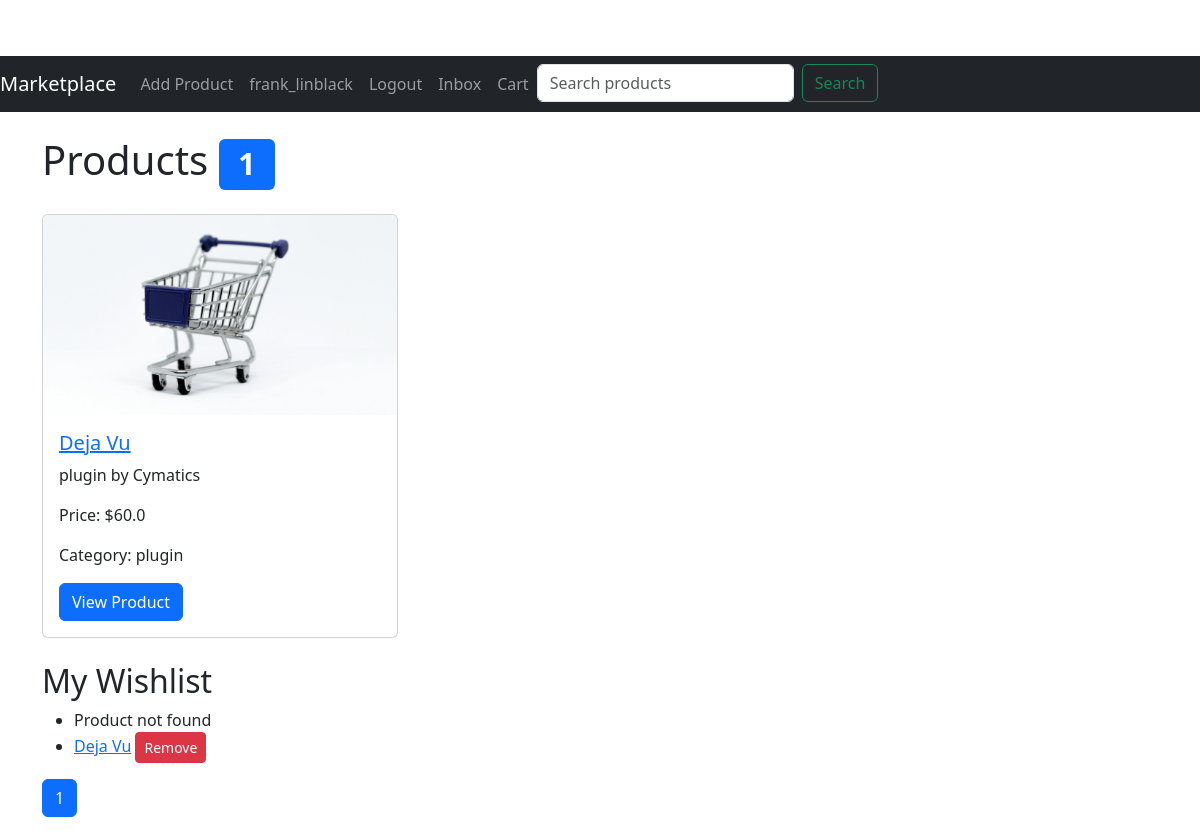
The page /index (signed in) on the database as committed earlier.
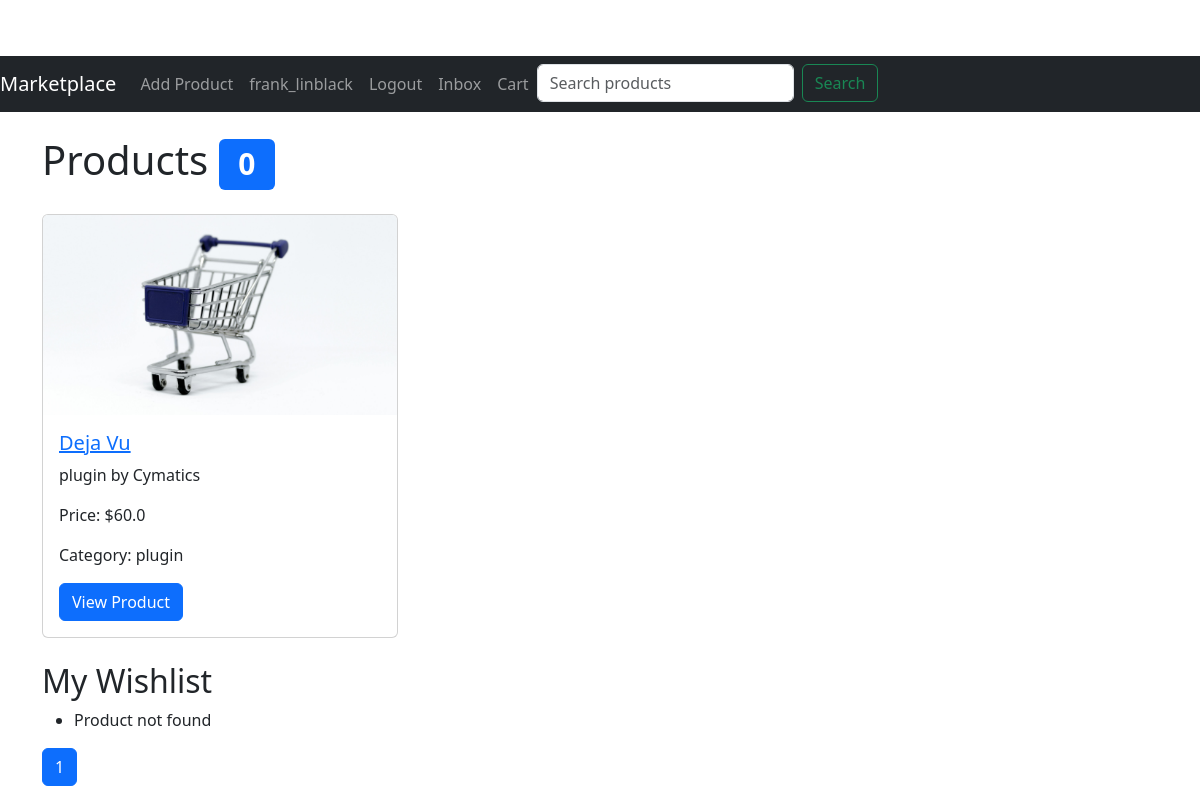
The same page on the database as committed later.
### app/models.py (models this page shows, shortened)
class Product(db.Model):
    id = db.Column(db.Integer, primary_key=True)
    title = db.Column(db.String(128))
    description = db.Column(db.String(1024))
    price = db.Column(db.Float)
    image = db.Column(db.String(150), nullable=True)
    is_sold = db.Column(db.Boolean, default=False)
    created_at = db.Column(db.DateTime, index=True, default=datetime.utcnow)
    user_id = db.Column(db.Integer, db.ForeignKey('user.id'))
    category_id = db.Column(db.Integer, db.ForeignKey('category.id'))
    file_path = db.Column(db.String(150), nullable=True)  # Field for storing file paths
    file_type = db.Column(db.String(50), nullable=True)  # Field to store the type of file (e.g., 'ebook', 'plugin', 'instrumental')
    reviews = db.relationship('Review', backref='product', lazy='dynamic')
    orders = db.relationship('Order', backref='product', lazy='dynamic')

class Category(db.Model):
    id = db.Column(db.Integer, primary_key=True)
    name = db.Column(db.String(64), index=True, unique=True)
    products = db.relationship('Product', backref='category', lazy='dynamic')

class Wishlist(db.Model):
    id = db.Column(db.Integer, primary_key=True)
    user_id = db.Column(db.Integer, db.ForeignKey('user.id'))
    product_id = db.Column(db.Integer, db.ForeignKey('product.id'))
    product = db.relationship('Product', backref='wishlist_entries')

### app/routes.py (the view)
@bp.route('/')
@bp.route('/index')
@login_required
def index():
    products = Product.query.order_by(Product.created_at.desc()).paginate(per_page=10)
    print(f"Products: {products.items}")  # Debug statement
    cart = Cart.query.filter_by(user_id=current_user.id).first()
    cart_item_count = len(CartItem.query.filter_by(cart_id=cart.id).all()) if cart else 0
    wishlist_items = Wishlist.query.filter_by(user_id=current_user.id).all()
    print(f"Wishlist Items: {wishlist_items}")  # Debug statement
    unread_count = Message.query.filter_by(receiver_id=current_user.id, read=False).count()
    return render_template('home.html', products=products, cart_item_count=cart_item_count, wishlist_items=wishlist_items, unread_count=unread_count)

### app/models.py (called while the page is built)
@login.user_loader
def load_user(id):
    return User.query.get(int(id))

### app/routes.py (called while the page is built)
@bp.before_request
def before_request():
    if current_user.is_authenticated:
        unread_count = Message.query.filter_by(receiver_id=current_user.id, read=False).count()
        current_app.jinja_env.globals['unread_count'] = unread_count

### app/templates/home.html (shortened to what this page needs)
{% extends "base.html" %}
{% block content %}
  <h1 class="my-4">Products
    <span class="badge bg-primary">{{ cart_item_count }}</span>
  </h1>
  <div class="row">
    {% for product in products.items %}
    <div class="col-md-4 mb-4">
      <div class="card">
        {% if product.image %}
          <img src="{{ url_for('static', filename='images/' + product.image) }}" class="card-img-top" alt="{{ product.title }}">
        {% else %}
          <img src="{{ url_for('static', filename='images/default.jpg') }}" class="card-img-top" alt="Default Image">
        {% endif %}
        <div class="card-body">
          <h5 class="card-title"><a href="{{ url_for('main.product', id=product.id) }}">{{ product.title }}</a></h5>
          <p class="card-text">{{ product.description }}</p>
          <p class="card-text">Price: ${{ product.price }}</p>
          <p class="card-text">Category: {{ product.category.name }}</p>
          <a href="{{ url_for('main.product', id=product.id) }}" class="btn btn-primary">View Product</a>
        </div>
      </div>
    </div>
    {% endfor %}
  </div>
  <h2>My Wishlist</h2>
  <ul>
    {% for item in wishlist_items %}
      {% if item.product %}
        <li>
          <a href="{{ url_for('main.product', id=item.product.id) }}">{{ item.product.title }}</a>
          <form action="{{ url_for('main.remove_from_wishlist', wishlist_id=item.id) }}" method="post" style="display:inline;">
            <button type="submit" class="btn btn-danger btn-sm">Remove</button>
          </form>
        </li>
      {% else %}
        <li>Product not found</li>
      {% endif %}
    {% endfor %}
  </ul>
  <nav aria-label="Page navigation">
    <ul class="pagination">
      {% for page_num in products.iter_pages(left_edge=2, right_edge=2, left_current=1, right_current=1) %}
      {% if page_num %}
      <li class="page-item {% if page_num == products.page %}active{% endif %}">
        <a class="page-link" href="{{ url_for('main.index', page=page_num) }}">{{ page_num }}</a>
      </li>
      {% else %}
      <li class="page-item disabled"><span class="page-link">...</span></li>
      {% endif %}
      {% endfor %}
    </ul>
  </nav>
{% endblock %}

Rows that differ between the two databases and show on the page:
removed Wishlist: product "Deja Vu"
Other text that changed with them:
{{ cart_item_count }}: "1" → "0"
